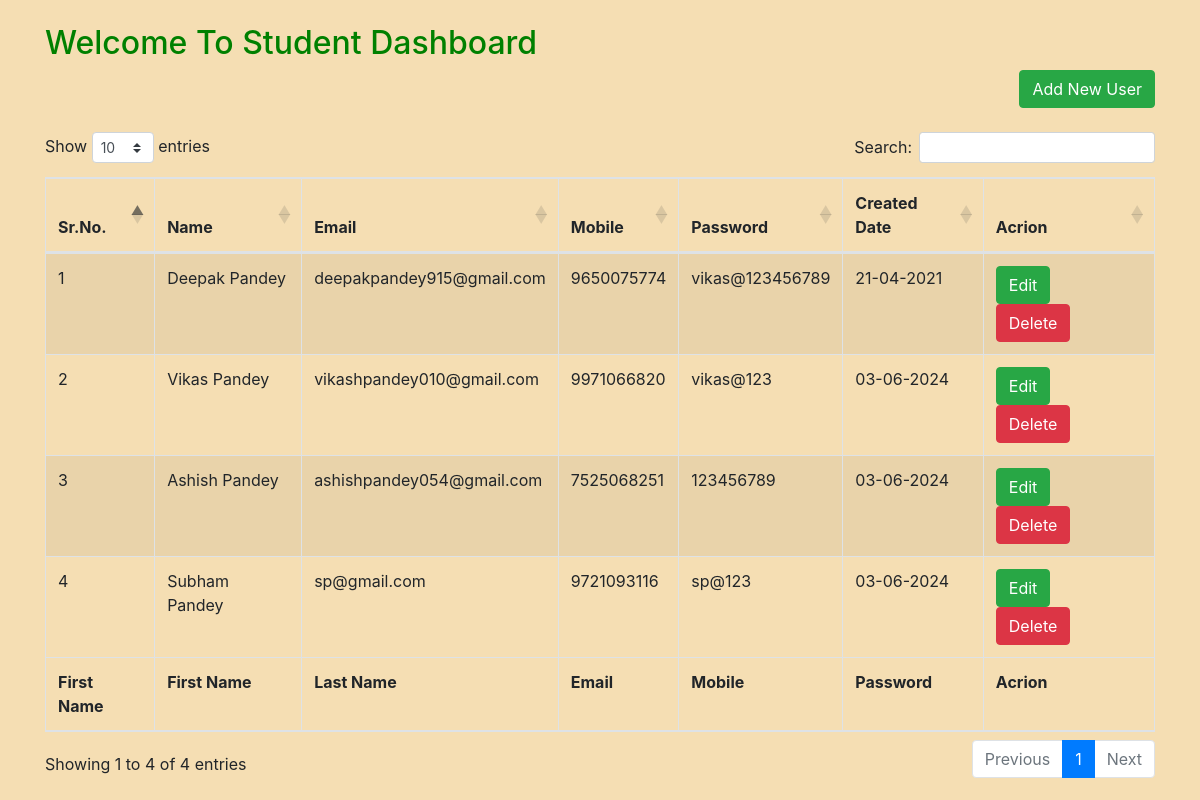
Page /index.php/welcome/ShowRecords on the committed database.
### tables this page shows
CREATE TABLE `crud_application` (
  `id` int(11) NOT NULL,
  `name` varchar(100) NOT NULL,
  `email` varchar(200) NOT NULL,
  `phone` varchar(12) NOT NULL,
  `password` varchar(100) NOT NULL,
  `created_date` varchar(50) NOT NULL,
  `update_date` varchar(50) NOT NULL
);

### application/controllers/Welcome.php (called while the page is built, shortened)
<?php
class Welcome extends CI_Controller {
	public function __construct()
	{
		$this->load->model('Query_model');
	}
	public function ShowRecords()
	{
		$store['store'] = $this->Query_model->selectRecordsModel();
        $this->load->view('vikas/student_records', $store);
	}
}
?>

### index.php (called while the page is built, shortened)
<?php
require_once BASEPATH.'core/CodeIgniter.php';

### application/models/Query_model.php (called while the page is built, shortened)
<?php
 class Query_model extends CI_Model
 {
    public function selectRecordsModel()
    {
    	$query = $this->db->get('crud_application');
        return $query;
    }
 }
?>

### application/views/vikas/student_records.php (the view, shortened to what this page needs)
<!DOCTYPE html>
<html>
<head>
	<?php include('assets/include/header.php'); ?>
</head>
<body style="background-color:wheat;">
	<div class="container"><br>
	<marquee behavior="alternate" >
	  <h2 style="color: green;">Welcome To Student Dashboard</h2>
	</marquee>
	<div class="text-right"><a class="btn btn-success" href="<?php echo base_url('Welcome'); ?>" >Add New User</a></div><br>
	<table id="example" class="table table-striped table-bordered" style="width:100%">
        <thead>
            <tr>
                <th>Sr.No.</th>
                <th>Name</th>
                <th>Email</th>
                <th>Mobile</th>
                <th>Password</th>
                <th>Created Date</th>
                <th>Acrion</th>
            </tr>
        </thead>
        <tbody>
        	<?php
               $sn=1;
               foreach ($store->result() as $row){
                ?>
            <tr>
            	<td><?php echo $sn; ?></td>
                <td><?php echo $row->name; ?></td>
                <td><?php echo $row->email; ?></td>
                <td><?php echo $row->phone; ?></td>
                <td><?php echo $row->password; ?></td>
                <td><?php echo $row->created_date; ?></td>
                <td>
                    <a href="<?php echo base_url().'Welcome/EditRecords/'.$row->id;?>" class="btn btn-success">Edit</a>&nbsp;&nbsp;&nbsp;&nbsp;<a href="<?php echo base_url().'Welcome/DeleteRow/'.$row->id;?>" class="btn btn-danger">Delete</a>
                </td>
            </tr>
          <?php $sn++; } ?>
        </tbody>
        <tfoot>
            <tr>
            	<th>First Name</th>
                <th>First Name</th>
                <th>Last Name</th>
                <th>Email</th>
                <th>Mobile</th>
                <th>Password</th>
                <th>Acrion</th>
            </tr>
        </tfoot>
    </table>
</div>
</body>
</html>

### application/views/vikas/assets/include/header.php (shortened to what this page needs)
<link rel="stylesheet" href="https://stackpath.bootstrapcdn.com/bootstrap/4.5.0/css/bootstrap.min.css">
<link rel="stylesheet" href="https://maxcdn.bootstrapcdn.com/font-awesome/4.7.0/css/font-awesome.min.css">
<link rel="stylesheet" type="text/css" href="https://cdn.datatables.net/1.10.23/css/dataTables.bootstrap4.min.css">

### rows in the picture
crud_application: name "Deepak Pandey", email "deepakpandey915@gmail.com", phone "9650075774", password "vikas@123456789", created_date "21-04-2021"
crud_application: name "Vikas Pandey", email "vikashpandey010@gmail.com", phone "9971066820", password "vikas@123", created_date "03-06-2024"
crud_application: name "Ashish Pandey", email "ashishpandey054@gmail.com", phone "7525068251", password "123456789", created_date "03-06-2024"
crud_application: name "Subham Pandey", email "sp@gmail.com", phone "9721093116", password "sp@123", created_date "03-06-2024"
